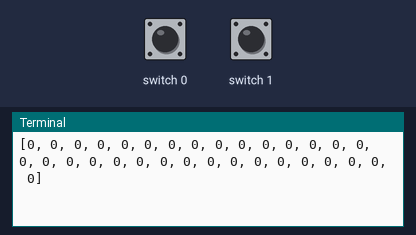
Simulated run of this program. Board: Raspberry Pi (BCM pin numbers) with a PiFace Digital. Shown: the last lines printed to the terminal. The test bench sets the inputs (shaded band); at power-on: switch 1 HIGH, switch 0 HIGH.

Above: at 1.2 s.
1.3 s: switch 1 pulled LOW for 0.15 s
At 2.7 s:
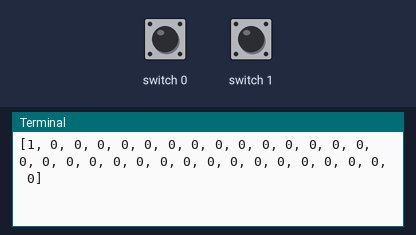
2.9 s: switch 0 pulled LOW for 0.15 s
At 3.8 s:
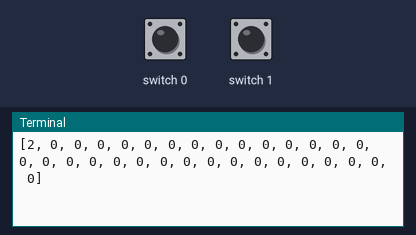
4.5 s: switch 0 pulled LOW for 1 s
At 5.7 s:
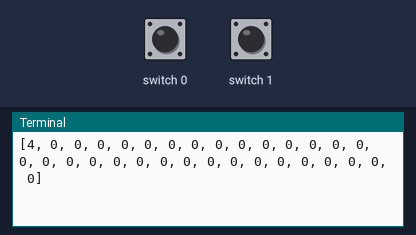
7.0 s: switch 1 pulled LOW for 1 s
At 7.8 s:
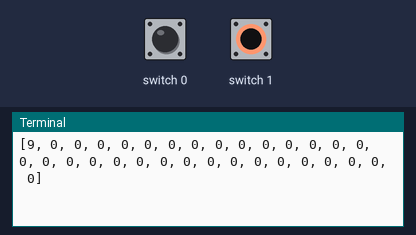
Timing chart, 0 to 10.0 s (numbered marks = the images above; inputs shaded):
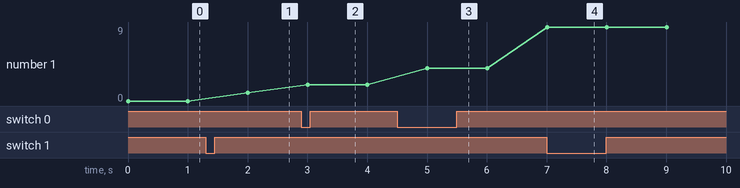

Measured:
- after the input at 1.3 s, the terminal: prints a new line after 0.70 s (image 1)
- after the input at 2.9 s, the terminal: prints a new line after 0.10 s (image 2)
- after the input at 4.5 s, the terminal: prints a new line after 0.51 s (image 3)
- after the input at 7.0 s, the terminal: prints a new line at once (image 4)
- plotted number 1: 1 → 2 after the input at 2.9 s, 2 → 4 after the input at 4.5 s, 4 → 9 after the input at 7.0 s

The program:

wiegand_cport.py
```python
import sys
import time
import pifacedigitalio

WIEGANDMAXDATA = 32
WIEGANDTIMEOUT = 3000000

class Controller:
   pifacedigital = pifacedigitalio.PiFaceDigital()
   listener = pifacedigitalio.InputEventListener(chip=pifacedigital)

   wiegandData = [0] * WIEGANDMAXDATA
   wiegandBitCount = 0
   #wiegandBitTime

   def data0Pulse(self, event):
      #print "data0Pulse"
      if self.wiegandBitCount / 8 < WIEGANDMAXDATA:
         self.wiegandData[self.wiegandBitCount / 8] <<= 1;
         self.wiegandBitCount = self.wiegandBitCount + 1
      #clock_gettime(CLOCK_MONOTONIC, &__wiegandBitTime);

   def data1Pulse(self, event):
      #print "data1Pulse"
      if self.wiegandBitCount / 8 < WIEGANDMAXDATA:
         self.wiegandData[self.wiegandBitCount / 8] <<= 1
         self.wiegandData[self.wiegandBitCount / 8] |= 1
         self.wiegandBitCount = self.wiegandBitCount + 1
      #clock_gettime(CLOCK_MONOTONIC, &__wiegandBitTime);

   def start(self, d0pin, d1pin):
      print "Listening on pins %s and %s" % (d0pin, d1pin)
      self.listener.register(d0pin, pifacedigitalio.IODIR_FALLING_EDGE, self.data0Pulse)
      self.listener.register(d1pin, pifacedigitalio.IODIR_FALLING_EDGE, self.data1Pulse)
      self.listener.activate()

   def stop(self):
      self.listener.deactivate()

if __name__ == "__main__":
   # Start our controller on pins 0 and 1
   controller = Controller()
   controller.start(0, 1)

   loopCount = 0
   try:
      while True:
         loopCount = loopCount + 1
         print controller.wiegandData
         time.sleep(1)
   except (KeyboardInterrupt, SystemExit):
      controller.stop()
      sys.exit(0)
```
